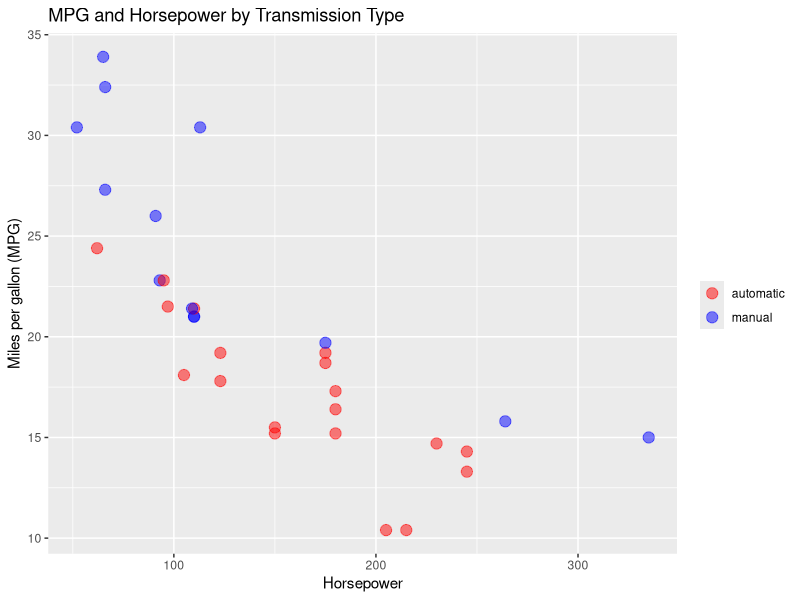

Source code (R):
## ---- chunk 1
# Set working directory
setwd("~/Dropbox/IntrotoREpi/labs/week11")

# Load libraries
library(knitr)
library(tidyr)
library(dplyr)
library(ggplot2)

# Load data
data(mtcars)
## ---- chunk 2
# Make transmission a factor variable
mtcars$am <- factor(mtcars$am, levels = c(0,1), labels = c("automatic", 
  "manual"))
# Group data by transmission
gcars <- group_by(mtcars, am)
# Get means for each variable
t1 <- summarise_each(gcars, funs(mean(., na.rm = T)), mpg, disp : qsec)
# Print knitr table
kable(t1, digits = 2, 
  caption = "Means of Fuel Consumption and Auto Design Elements")
## ---- chunk 3
# Set up ggplot
ggplot(mtcars, aes(x=hp, y=mpg, color=am)) + 
  # Add points
  geom_point(size=3.5,  alpha = I(0.5)) +
  # Add text
  xlab("Horsepower") + ylab("Miles per gallon (MPG)") + 
  ggtitle("MPG and Horsepower by Transmission Type") +
  # Change colors
  scale_color_manual(name = "", values=c("red", "blue"))
